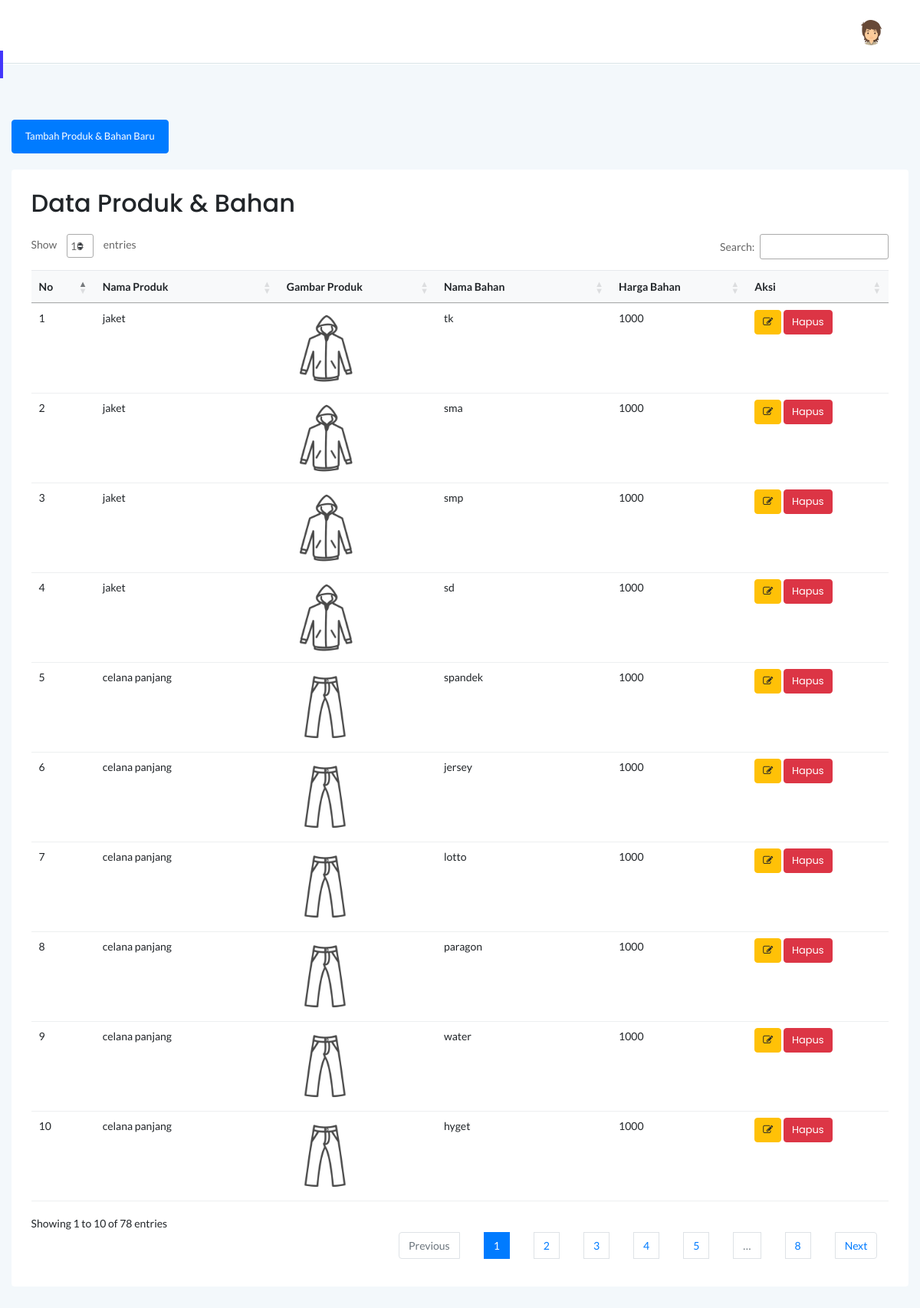
The app's page /admin/application/index.php?p=dataproduk/data_produk.php (signed in) with its own data.
### tables this page shows
CREATE TABLE `bahan` (
  `id_bahan` int(11) NOT NULL,
  `id_produk` int(11) NOT NULL,
  `nama_bahan` varchar(50) NOT NULL,
  `harga_bahan` int(13) NOT NULL
);

CREATE TABLE `produk` (
  `id_produk` int(11) NOT NULL,
  `nama_produk` varchar(25) NOT NULL,
  `gambar_produk` text NOT NULL
);

### admin/application/dataproduk/data_produk.php (the view, shortened to what this page needs)
<div class="col-12 mt-5">
  <button type="button" class="btn btn-primary" data-toggle="modal" data-target="#tambahproduk">
    Tambah Produk & Bahan Baru
  </button> <br> <br>
<div class="card">
<div class="card-body">
<h2>Data Produk & Bahan</h2>
<br>
<table id="dataTable3" class="table">
    <thead class="bg-light">
        <tr class="border-0">
                <th class="card-body">No</th>
                <th class="card-body">Nama Produk</th>
                <th class="card-body">Gambar Produk</th>
                <th class="card-body">Nama Bahan</th>
                <th class="card-body">Harga Bahan</th>
                <th class="card-body">Aksi</th>
              </tr>
            </thead>
            <tbody>
            <?php
              include '../koneksi.php';
              $tampil = mysqli_query($db, "SELECT * FROM bahan JOIN produk ON bahan.id_produk=produk.id_produk order by bahan.id_produk desc");
              $no = 1;
              while ($ambil = mysqli_fetch_array($tampil)) {
                $id = $ambil['id_bahan'];
              ?>
              <tr>
                <td><?php echo $no; ?></td>
                <td><?php echo $ambil['nama_produk']; ?></td>
                <td>
                  <img src="../../kain/<?php echo $ambil['gambar_produk'];?>" width="100">
                </td>
                <td><?php echo $ambil['nama_bahan']; ?></td>
                <td><?php echo $ambil['harga_bahan']; ?> </td>
                <td>
                  <button class="btn btn-warning btn-xs" onclick="window.location = 'index.php?p=dataproduk/edit.php&id=<?php echo $id; ?>'"> <i class="fa fa-md fa-edit"></i>
                  </button>
                  <a href="index.php?p=dataproduk/data_produk.php&id_bahan=<?=$id;?>" class="btn btn-danger btn-xs" onclick="return confirm('Yakin hapus data produk & bahan ini ?')">Hapus</a>
              </tr>
            <?php
            $no ++;} ?>
            </tbody>
          </table>
      </div>
  </div>
</div>
</div>

### admin/application/index.php (shortened to what this page needs)
<!doctype html>
<html class="no-js" lang="en">
<head>
    <link rel="stylesheet" href="../assets/css/bootstrap.min.css">
    <link rel="stylesheet" href="../assets/css/font-awesome.min.css">
    <link rel="stylesheet" href="../assets/css/themify-icons.css">
    <link rel="stylesheet" href="../assets/css/metisMenu.css">
    <link rel="stylesheet" href="../assets/css/owl.carousel.min.css">
    <link rel="stylesheet" href="../assets/css/slicknav.min.css">
    <link rel="stylesheet" href="https://www.amcharts.com/lib/3/plugins/export/export.css" type="text/css" media="all" />
    <link rel="stylesheet" href="../assets/css/typography.css">
    <link rel="stylesheet" href="../assets/css/default-css.css">
    <link rel="stylesheet" href="../assets/css/styles.css">
    <link rel="stylesheet" href="../assets/css/responsive.css">
    <link rel="stylesheet" type="text/css" href="https://cdn.datatables.net/1.10.19/css/jquery.dataTables.css">
    <link rel="stylesheet" type="text/css" href="https://cdn.datatables.net/1.10.18/css/dataTables.bootstrap4.min.css">
    <link rel="stylesheet" type="text/css" href="https://cdn.datatables.net/responsive/2.2.3/css/responsive.bootstrap.min.css">
    <link rel="stylesheet" type="text/css" href="https://cdn.datatables.net/responsive/2.2.3/css/responsive.jqueryui.min.css">
</head>
<body>
    <div class="page-container">
        <div class="main-content">
            <div class="header-area">
                <div class="row align-items-center">
                    <div class="col-md-6 col-sm-8 clearfix"></div>
                    <div class="col-md-6 col-sm-4 clearfix">
                        <ul class="notification-area pull-right">
                            <li class="nav-item dropdown nav-user">
                            <a class="nav-link nav-user-img" href="#" id="navbarDropdownMenuLink2" data-toggle="dropdown" aria-haspopup="true" aria-expanded="false"><img src="../assets/images/author/avatar.png" alt="" class="user-avatar-md rounded-circle"></a>
                        </li>
                        </ul>
                    </div>
                </div>
            </div>
            <div class="page-title-area">
                <div class="row align-items-center">
                    <div class="col-sm-6">
                    </div>
                </div>
            </div>
            <div class="main-content-inner">
                <div class="sales-report-area mt-4 mb-4">
                    <div class="row">
                        <?php
                                            if($_REQUEST['p']!="")
                                            {
                                                include '../application/'.$_REQUEST['p'];
                                            }
                                            else
                                            {
                                                include "../application/content.php";
                                            }
                                            ?>
                                        </div>
                                    </div>
    </div>
</body>
</html>

### admin/assets/css/typography.css (style rules this page uses)
body { font-size: 14px; font-family: 'Lato', sans-serif; }
h1, h2, h3, h4, h5, h6 { margin: 0; font-family: 'Poppins', sans-serif; }
a, a:visited { text-decoration: none; transition: all 0.3s ease-in-out; -webkit-transition: all 0.3s ease-in-out; -moz-transition: all 0.3s ease-in-out; -o-transition: all 0.3s ease-in-out; outline: 0; font-family: 'Poppins', sans-serif; }
ul, ol { margin-bottom: 0px; margin-top: 0px; padding: 0; }
ul { margin: 0; list-style-type: none; }
button { cursor: pointer; outline: none!important; letter-spacing: 0; }

### admin/assets/css/default-css.css (style rules this page uses)
* { margin: 0; padding: 0; box-sizing: border-box; }
*, *:before, *:after { -moz-box-sizing: border-box; -webkit-box-sizing: border-box; box-sizing: border-box; }
html { -webkit-font-smoothing: antialiased; }
body { background: #fff; font-weight: normal; -webkit-font-smoothing: antialiased; -webkit-text-size-adjust: 100%; }
img { max-width: 100%; height: auto; }
:root { --primary-color: #4336FB; }

### admin/assets/css/styles.css (style rules this page uses)
.page-container { width: 100%; height: 100%; min-height: 100vh; padding-left: 280px; -webkit-transition: padding-left 0.3s ease 0s; transition: padding-left 0.3s ease 0s; }
.card { border: none; border-radius: 4px; background-color: #fff; -webkit-transition: all 0.3s ease 0s; transition: all 0.3s ease 0s; }
.card-body { padding: 25.6px; padding: 1.6rem; }
.main-content { width: 100%; background: #F3F8FB; }
.main-content-inner { padding: 0 30px 50px; }
.header-area { padding: 15px 30px; background: #fff; border-bottom: 1px solid #d8e3e7; }
.notification-area { -webkit-user-select: none; -moz-user-select: none; -ms-user-select: none; user-select: none; position: relative; z-index: 1; }
.notification-area li { display: inline-block; margin-left: 20px; cursor: pointer; -webkit-user-select: none; -moz-user-select: none; -ms-user-select: none; user-select: none; }
.page-title-area { padding: 0 30px; background: #fff; position: relative; }
.page-title-area:before { content: ''; position: absolute; left: 0; top: 50%; width: 4px; height: 36px; background: var(--primary-color); -webkit-transform: translateY(-50%); transform: translateY(-50%); }
.border-0 { border: none; }
.btn { padding: 11px 17px; font-size: 13px; letter-spacing: 0; }
.btn-xs { padding: 5px 10px; }
table tr th { border-bottom: none; }
table tr th, table tr td { border-top: 1px solid rgba(120, 130, 140, 0.13) !important; }
table.dataTable.no-footer { border-bottom: 1px solid rgba(120, 130, 140, 0.13) !important; }
table.dataTable thead th, table.dataTable thead td { border-bottom-color: transparent; }

### admin/assets/css/responsive.css (style rules this page uses)
@media (min-width: 1200px) and (max-width: 1364px) { .main-content-inner { padding: 0 15px 50px; } }
@media (min-width: 1200px) and (max-width: 1364px) { .page-container, .sbar_collapsed.page-container { padding-left: 0; } }

### records on screen
bahan: id_produk.nama_produk "jaket", nama_bahan "tk", harga_bahan "1000"
bahan: id_produk.nama_produk "jaket", nama_bahan "sma", harga_bahan "1000"
bahan: id_produk.nama_produk "jaket", nama_bahan "smp", harga_bahan "1000"
bahan: id_produk.nama_produk "jaket", nama_bahan "sd", harga_bahan "1000"
bahan: id_produk.nama_produk "celana panjang", id_produk.gambar_produk (picture), nama_bahan "spandek", harga_bahan "1000"
bahan: id_produk.nama_produk "celana panjang", id_produk.gambar_produk (picture), nama_bahan "jersey", harga_bahan "1000"
bahan: id_produk.nama_produk "celana panjang", id_produk.gambar_produk (picture), nama_bahan "lotto", harga_bahan "1000"
bahan: id_produk.nama_produk "celana panjang", id_produk.gambar_produk (picture), nama_bahan "paragon", harga_bahan "1000"
bahan: id_produk.nama_produk "celana panjang", id_produk.gambar_produk (picture), nama_bahan "water", harga_bahan "1000"
bahan: id_produk.nama_produk "celana panjang", id_produk.gambar_produk (picture), nama_bahan "hyget", harga_bahan "1000"
